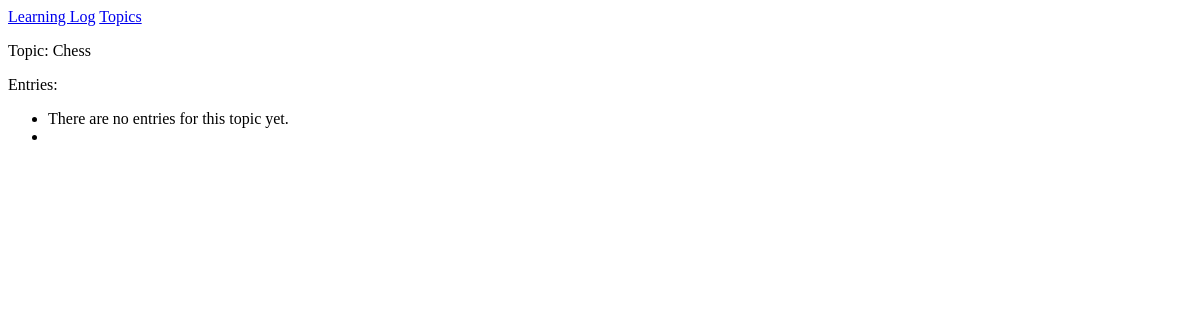
Page /topics/1/ on the earlier database version.
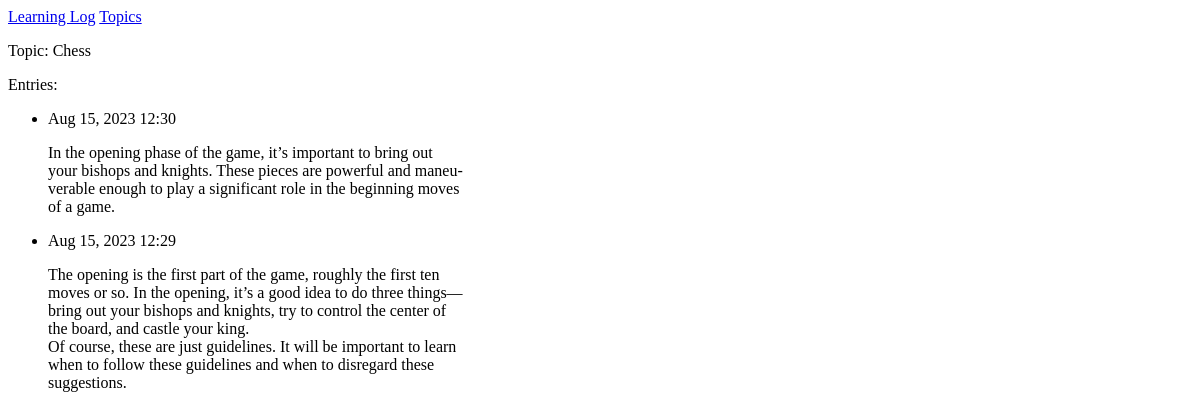
Same page on the later database version.
### learning_log/models.py (models this page shows, shortened)
class Topic(models.Model):
	text = models.CharField(max_length=200)
	date_added = models.DateTimeField(auto_now_add=True)

class Entry(models.Model):
	topic = models.ForeignKey(Topic, on_delete=models.CASCADE)
	text = models.TextField()
	date_added = models.DateTimeField(auto_now_add=True)
	class Meta:
		verbose_name_plural = 'entries'

### learning_log/views.py (the view)
# urls.py: path('topics/<int:topic_id>/', views.topic, name='topic'),
def topic(request, topic_id):
	topic = Topic.objects.get(id=topic_id)
	entries = topic.entry_set.order_by('-date_added')
	context = {'topic': topic, 'entries': entries}
	return render(request, 'learning_log/topic.html', context)

### learning_log/templates/learning_log/topic.html (shortened to what this page needs)
{% extends 'learning_log/base.html' %}
{% block content %}
    <p>Topic: {{topic.text }}</p>
    <p>Entries:</p>
    <ul>
       {% for entry in entries %}
	       <li>
	           <p>{{ entry.date_added|date:'M d, Y H:i' }}</p>
		    <p>{{  entry.text|linebreaks  }}</p>
		</li>
	{% empty %}
	       <li>There are no entries for this topic yet.<li>
	{% endfor %}
{% endblock content %}

### learning_log/templates/learning_log/base.html
<p>
<a href="{% url 'learning_log:index' %}">Learning Log</a>
<a href="{% url 'learning_log:topics' %}">Topics</a>
</p>
{% block content %} {% endblock content %}

Differences in the rows shown:
added Entry: date_added "Aug 15, 2023 12:30", text "In the opening phase of the game, it’s important to bring out your bishops and knights. These pieces are powerful and maneu- verable enough to play a significant role in the beginning moves of a game."
added Entry: date_added "Aug 15, 2023 12:29", text "The opening is the first part of the game, roughly the first ten moves or so. In the opening, it’s a good idea to do three things— bring out your bishops and knights, try to control the center of the board, and castle your king. Of course, these are just guidelines. It will be important to learn when to follow these guidelines and when to disregard these suggestions."
Other differences:
text no longer shown: "There are no entries for this topic yet."
